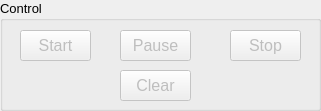
             <widget class="QGroupBox" name="groupBox_scan_ay">
              <property name="geometry">
               <rect>
                <x>0</x>
                <y>500</y>
                <width>321</width>
                <height>111</height>
               </rect>
              </property>
              <property name="font">
               <font>
                <pointsize>10</pointsize>
               </font>
              </property>
              <property name="title">
               <string>Control</string>
              </property>
              <widget class="QPushButton" name="pushButtonStart">
               <property name="enabled">
                <bool>false</bool>
               </property>
               <property name="geometry">
                <rect>
                 <x>20</x>
                 <y>30</y>
                 <width>71</width>
                 <height>31</height>
                </rect>
               </property>
               <property name="font">
                <font>
                 <pointsize>12</pointsize>
                </font>
               </property>
               <property name="text">
                <string>Start</string>
               </property>
              </widget>
              <widget class="QPushButton" name="pushButtonStop">
               <property name="enabled">
                <bool>false</bool>
               </property>
               <property name="geometry">
                <rect>
                 <x>230</x>
                 <y>30</y>
                 <width>71</width>
                 <height>31</height>
                </rect>
               </property>
               <property name="font">
                <font>
                 <pointsize>12</pointsize>
                </font>
               </property>
               <property name="text">
                <string>Stop</string>
               </property>
              </widget>
              <widget class="QPushButton" name="pushButtonPause">
               <property name="enabled">
                <bool>false</bool>
               </property>
               <property name="geometry">
                <rect>
                 <x>120</x>
                 <y>30</y>
                 <width>71</width>
                 <height>31</height>
                </rect>
               </property>
               <property name="font">
                <font>
                 <pointsize>12</pointsize>
                </font>
               </property>
               <property name="text">
                <string>Pause</string>
               </property>
              </widget>
              <widget class="QPushButton" name="pushButtonClear">
               <property name="enabled">
                <bool>false</bool>
               </property>
               <property name="geometry">
                <rect>
                 <x>120</x>
                 <y>70</y>
                 <width>71</width>
                 <height>31</height>
                </rect>
               </property>
               <property name="font">
                <font>
                 <pointsize>12</pointsize>
                </font>
               </property>
               <property name="text">
                <string>Clear</string>
               </property>
              </widget>
             </widget>
